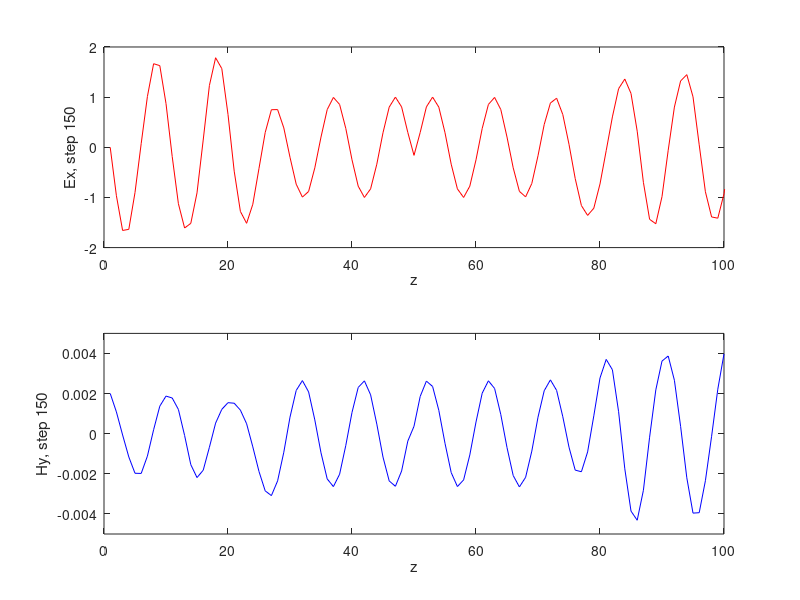

MATLAB code for this plot:
% This program demonstrates a one-dimensional FDTD simulation.
% The program mainly simulates the propagation of electromagnetic wave in Z 
% directionin free space. The excitation source is a harmonic field source.
% The simplest PEC boundary condition is used as the boundary condition.

% 该程序演示了一维FDTD模拟。该程序主要模拟电磁波在自由空间中z方向上的传播。
% 激励源为时谐场源。采用最简单的PEC边界条件作为边界条件。

clc;
clear;
close all;

%***********************************************************************
% Fundamental constants 基本常数
%***********************************************************************

eps0 = 8.85e-12;	% permittivity of vacuum 真空介电常数
mu0 = 4*pi*1e-7;	% permeability of vacuum 真空磁导率
c0 = 1/sqrt(mu0*eps0);	% speed of light 光速

%***********************************************************************
% Mesh parameters 网格参数
%***********************************************************************

Nz = 100;	% number of cells in 1D problem space 一维问题空间中的单元数
Nt = 150;	% number of iterations 迭代次数
dz = 3e-2;	% space step 空间步长
dt = 1/(2.0*c0*sqrt(1/dz^2));	%time step 时间步长

%***********************************************************************
% Material properties 媒质特性
%***********************************************************************

epsR = 1;	% relative permittivity 相对介电常数
muR = 1;	% relative permeability 相对电导率
sigE = 0;	% electric conductivity 电导率
sigH = 0;	% effective magnetism conductivity 等效磁导率

%***********************************************************************
% Boundary conditions 边界条件
%***********************************************************************

% PEC边界条件

%***********************************************************************
% Updating coefficients 更新系数
%***********************************************************************

CA = (eps0*epsR/dt-sigE/2)/(eps0*epsR/dt+sigE/2);
CB = 1/(eps0*epsR/dt+sigE/2);
CP = (mu0*muR/dt-sigH/2)/(mu0*muR/dt+sigH/2);
CQ = 1/(mu0*muR/dt+sigH/2);

%***********************************************************************
% Source excitation 源激励
%***********************************************************************

fre = 1.0e+9; % frequency 源激励频率
Jz = round(Nz/2);   % position 源激励位置

%***********************************************************************
% Initializing field arrays 初始化场
%***********************************************************************

Ex = zeros(Nz+1,1);
Hy = zeros(Nz,1);

%***********************************************************************
% BEGIN TIME-STEPPING LOOP 开始迭代
%***********************************************************************

for n=1:Nt
    
    % Set excitation source 设置激励源
%     Ex(1) = sin(2.0*pi*fre*dt*n);
%     Ex(Jz) = 1;
    Ex(Jz) = sin(2.0*pi*fre*dt*n);
%     Ex(Nz+1) = sin(2.0*pi*fre*dt*n);

    % Update magnetic field 更新磁场
    for k = 1:Nz
        Hy(k) = CP*Hy(k)-CQ*(Ex(k+1)-Ex(k))/dz;
    end
    
    % Update electric field 更新电场
    for k = 2:Nz
        Ex(k) = CA*Ex(k)-CB*(Hy(k)-Hy(k-1))/dz;
    end
   
    % Set boundary conditions 设置边界条件
    
    % Visualize fields 可视化场
    subplot(2,1,1),plot(Ex,'r');
    xlabel('z');ylabel(['Ex, step ',int2str(n)]);axis([0 100 -2 2]);
    subplot(2,1,2),plot(Hy,'b');
    xlabel('z');ylabel(['Hy, step ',int2str(n)]);axis([0 100 -5e-3 5e-3]);
    drawnow;

end

%***********************************************************************
% END TIME-STEPPING LOOP 终止迭代
%***********************************************************************